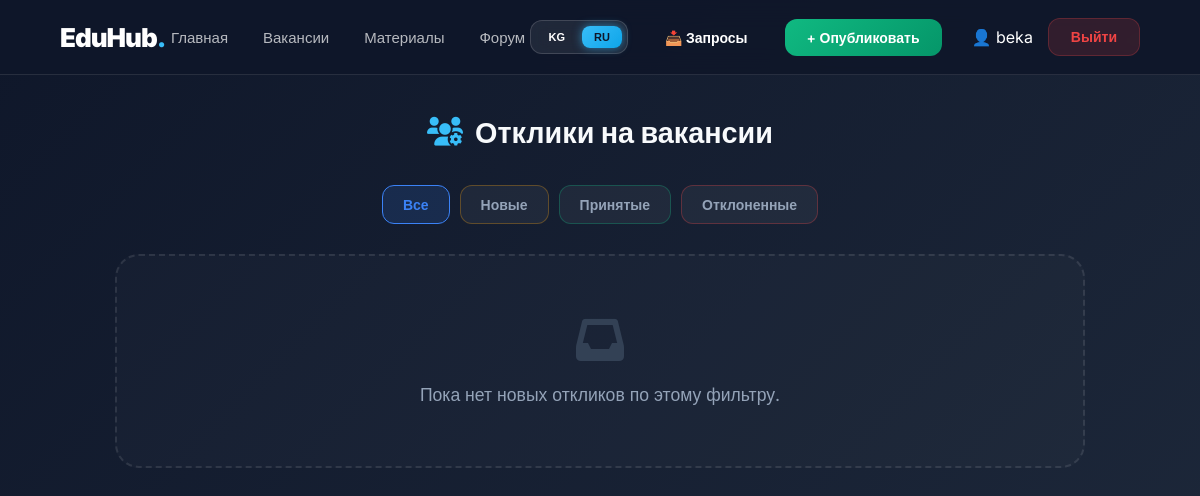
Page /ru/forms/employer/dashboard/ (signed in) on the earlier database version.
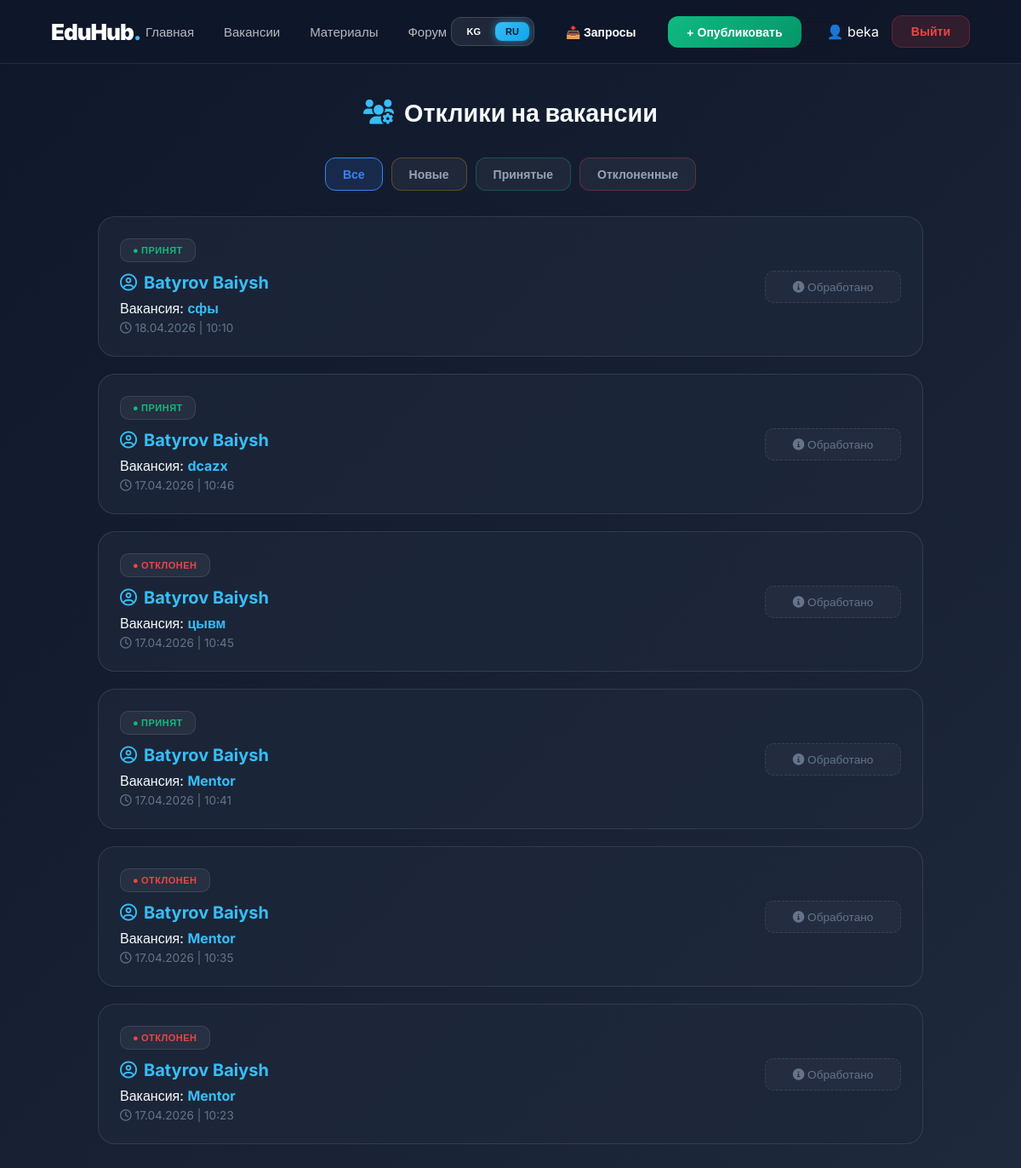
Same page on the later database version.
### forms/models.py (models this page shows, shortened)
class Application(models.Model):
    vacancy = models.ForeignKey('jobs.Job', on_delete=models.CASCADE, related_name='applications')
    student = models.ForeignKey(settings.AUTH_USER_MODEL, on_delete=models.CASCADE)
    resume = models.ForeignKey('Resume', on_delete=models.CASCADE)
    status = models.CharField(
        max_length=20,
        choices=STATUS_CHOICES,
        default='pending',
        verbose_name="Статус"
    )
    cover_letter = models.TextField(blank=True, null=True, verbose_name="Дополнительное уведомление")
    created_at = models.DateTimeField(auto_now_add=True)

class Resume(models.Model):
    user = models.OneToOneField(
        settings.AUTH_USER_MODEL,
        on_delete=models.CASCADE,
        related_name='resume'
    )
    full_name = models.CharField(max_length=255, verbose_name="ФИО")
    phone = models.CharField(max_length=20, verbose_name="Номер телефона")
    education = models.TextField(verbose_name="Образование")
    experience = models.TextField(verbose_name="Опыт работы")
    skills = models.TextField(verbose_name="Навыки (Skills)")
    about_me = models.TextField(verbose_name="О себе", blank=True)
    github_link = models.URLField(verbose_name="Ссылка на GitHub", blank=True, null=True)
    photo = models.ImageField(upload_to='resumes/photos/', blank=True, null=True, verbose_name="Фото профиля")
    class Meta:
        verbose_name = "Резюме"
        verbose_name_plural = "Резюме"

### jobs/models.py (models this page shows, shortened)
class Job(models.Model):
    JOB_TYPE = (
        ('Full-time', 'Полный рабочий день'),
        ('Part-time', 'Пол дня работы'),
        ('Internship', 'Стажировка'),
        ('Remote', 'Работайте удаленно'),
    )
    CATEGORY_CHOICES = [
        ('it', 'IT / Программирование'),
        ('marketing', 'Маркетинг'),
        ('admin', 'Администрация'),
        ('design', 'Дизайн '),
        ('other', 'Другие'),
    ]
    title = models.CharField(max_length=200, verbose_name="Должность")
    phone = models.CharField(validators=[phone_regex], max_length=15)
    company = models.CharField(max_length=100, verbose_name="Компания")
    location = models.CharField(max_length=100, verbose_name="Город/Местоположение")
    description = models.TextField(verbose_name="Информация о вакансии")
    job_type = models.CharField(max_length=20, choices=JOB_TYPE, default='Internship',verbose_name="Категория")
    salary = models.PositiveIntegerField(verbose_name="Зарплата (сом)")
    category = models.CharField(max_length=20, choices=CATEGORY_CHOICES, default='it', verbose_name="Категория")
    is_active = models.BooleanField(default=True)
    posted_by = models.ForeignKey(settings.AUTH_USER_MODEL, on_delete=models.CASCADE)
    created_at = models.DateTimeField(auto_now_add=True)

### forms/views.py (the view)
# urls.py: path('employer/dashboard/', views.employer_dashboard, name='employer_dashboard'),
@login_required
def employer_dashboard(request):
    status_filter = request.GET.get('status')
    apps_list = Application.objects.filter(vacancy__posted_by=request.user).order_by('-created_at')
    if status_filter:
        apps_list = apps_list.filter(status=status_filter)
    paginator = Paginator(apps_list, 10)
    page_number = request.GET.get('page')
    applications = paginator.get_page(page_number)
    return render(request, 'forms/employer_dashboard.html', {
        'applications': applications,
        'current_status': status_filter
    })

### templates/forms/employer_dashboard.html (shortened to what this page needs)
{% extends 'base.html' %}
{% load i18n %}
{% block content %}
<link rel="stylesheet" href="https://cdnjs.cloudflare.com/ajax/libs/font-awesome/6.0.0/css/all.min.css">
<div class="dashboard-container">
    <h1 class="page-title">
        <i class="fas fa-users-cog"></i>
        <span>{% trans "Отклики на вакансии" %}</span>
    </h1>
    <div class="filter-tabs">
        <a href="?" class="tab-btn {% if not current_status %}active{% endif %}">
            {% trans "Все" %}
        </a>
        <a href="?status=pending" class="tab-btn {% if current_status == 'pending' %}active{% endif %}" style="border-color: rgba(245, 158, 11, 0.3);">
            {% trans "Новые" %}
        </a>
        <a href="?status=accepted" class="tab-btn {% if current_status == 'accepted' %}active{% endif %}" style="border-color: rgba(16, 185, 129, 0.3);">
            {% trans "Принятые" %}
        </a>
        <a href="?status=rejected" class="tab-btn {% if current_status == 'rejected' %}active{% endif %}" style="border-color: rgba(239, 68, 68, 0.3);">
            {% trans "Отклоненные" %}
        </a>
    </div>
    {% for app in applications %}
    <div class="app-card">
        <div class="candidate-side">
            <span class="status-pill" style="background: rgba(255,255,255,0.05); color: {% if app.status == 'accepted' %}#10b981{% elif app.status == 'rejected' %}#ef4444{% else %}#f59e0b{% endif %}; border: 1px solid rgba(255,255,255,0.1);">
                ● {{ app.get_status_display }}
            </span>
            <div>
                <a href="{% url 'view_student_resume' app.resume.id %}" class="candidate-name">
                    <i class="far fa-user-circle"></i> {{ app.resume.full_name }}
                </a>
            </div>
            <div class="vacancy-name">
                {% trans "Вакансия:" %} <strong>{{ app.vacancy.title }}</strong>
            </div>
            <div class="date-text">
                <i class="far fa-clock"></i> {{ app.created_at|date:"d.m.Y | H:i" }}
            </div>
        </div>
        <div class="actions-group">
            {% if app.status == 'pending' %}
                <form action="{% url 'update_status' app.id 'accepted' %}" method="POST">
                    {% csrf_token %}
                    <button type="submit" class="btn-action btn-approve">
                        <i class="fas fa-check"></i> {% trans "Принять" %}
                    </button>
                </form>
                <form action="{% url 'update_status' app.id 'rejected' %}" method="POST">
                    {% csrf_token %}
                    <button type="submit" class="btn-action btn-decline">
                        <i class="fas fa-times"></i> {% trans "Отказать" %}
                    </button>
                </form>
            {% else %}
                <div style="color: #64748b; font-size: 0.85rem; text-align: center; background: rgba(255,255,255,0.03); padding: 10px; border-radius: 10px; border: 1px dashed rgba(255,255,255,0.1);">
                    <i class="fas fa-info-circle"></i> {% trans "Обработано" %}
                </div>
            {% endif %}
        </div>
    </div>
    {% empty %}
    <div style="text-align: center; padding: 60px 20px; background: rgba(255,255,255,0.02); border-radius: 24px; border: 2px dashed rgba(255,255,255,0.1);">
        <i class="fas fa-inbox" style="font-size: 3rem; color: #334155; margin-bottom: 20px;"></i>
        <p style="color: #94a3b8; font-size: 1.1rem;">{% trans "Пока нет новых откликов по этому фильтру." %}</p>
    </div>
    {% endfor %}
</div>
{% endblock %}

Differences in the rows shown:
added Application: status "ПРИНЯТ", resume.full_name "Batyrov Baiysh", vacancy "сфы", created_at|H "18.04.2026 | 10:10"
added Application: status "ПРИНЯТ", resume.full_name "Batyrov Baiysh", vacancy "dcazx", created_at|H "17.04.2026 | 10:46"
added Application: status "ОТКЛОНЕН", resume.full_name "Batyrov Baiysh", vacancy "цывм", created_at|H "17.04.2026 | 10:45"
added Application: status "ПРИНЯТ", resume.full_name "Batyrov Baiysh", vacancy "Mentor", created_at|H "17.04.2026 | 10:41"
added Application: status "ОТКЛОНЕН", resume.full_name "Batyrov Baiysh", vacancy "Mentor", created_at|H "17.04.2026 | 10:35"
added Application: status "ОТКЛОНЕН", resume.full_name "Batyrov Baiysh", vacancy "Mentor", created_at|H "17.04.2026 | 10:23"
Other differences:
text no longer shown: "Пока нет новых откликов по этому фильтру."
